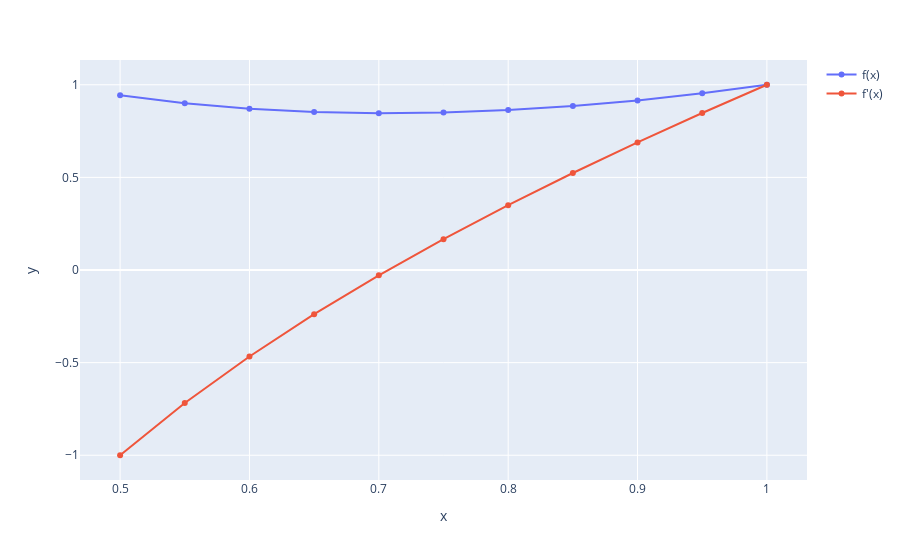

Here is the notebook cell this chart was saved with:
### Markdown cell above
# Определение $x_i$ и $f_i$

### Code cell
h = (b - a) / n
x_points = []
y_points = []
for i in range(n + 1):
    x_points.append(a + i * h)
    y_points.append(float(f.subs(x, x_points[i])))

figure = px.line(x=x_points, y=y_points, markers=True)
figure.update_traces(name="f(x)", showlegend=True)
figure.add_scatter(x=x_points, y=[float(sympy.diff(f, x, k).subs(x, c)) for c in x_points], name="f'(x)")
figure.show()

### Figure 1 — Plotly figure (JSON) as saved in the notebook; plotly's stock layout.template omitted (floating-point values rounded to 4 significant figures)
{"data": [{"hovertemplate": "x=%{x}<br>y=%{y}<extra></extra>", "legendgroup": "", "line": {"color": "#636efa", "dash": "solid"}, "marker": {"symbol": "circle"}, "mode": "lines+markers", "name": "f(x)", "orientation": "v", "showlegend": true, "type": "scatter", "x": [0.5, 0.55, 0.6, 0.65, 0.7, 0.75, 0.8, 0.85, 0.9, 0.95, 1.0], "xaxis": "x", "y": [0.9431, 0.9003, 0.8708, 0.8533, 0.8467, 0.8502, 0.8631, 0.885, 0.9154, 0.9538, 1.0], "yaxis": "y"}, {"name": "f'(x)", "type": "scatter", "x": [0.5, 0.55, 0.6, 0.65, 0.7, 0.75, 0.8, 0.85, 0.9, 0.95, 1], "y": [-1, -0.7182, -0.4667, -0.2385, -0.02857, 0.1667, 0.35, 0.5235, 0.6889, 0.8474, 1]}], "layout": {"legend": {"tracegroupgap": 0}, "margin": {"t": 60}, "xaxis": {"anchor": "y", "domain": [0, 1], "title": {"text": "x"}}, "yaxis": {"anchor": "x", "domain": [0, 1], "title": {"text": "y"}}}}
